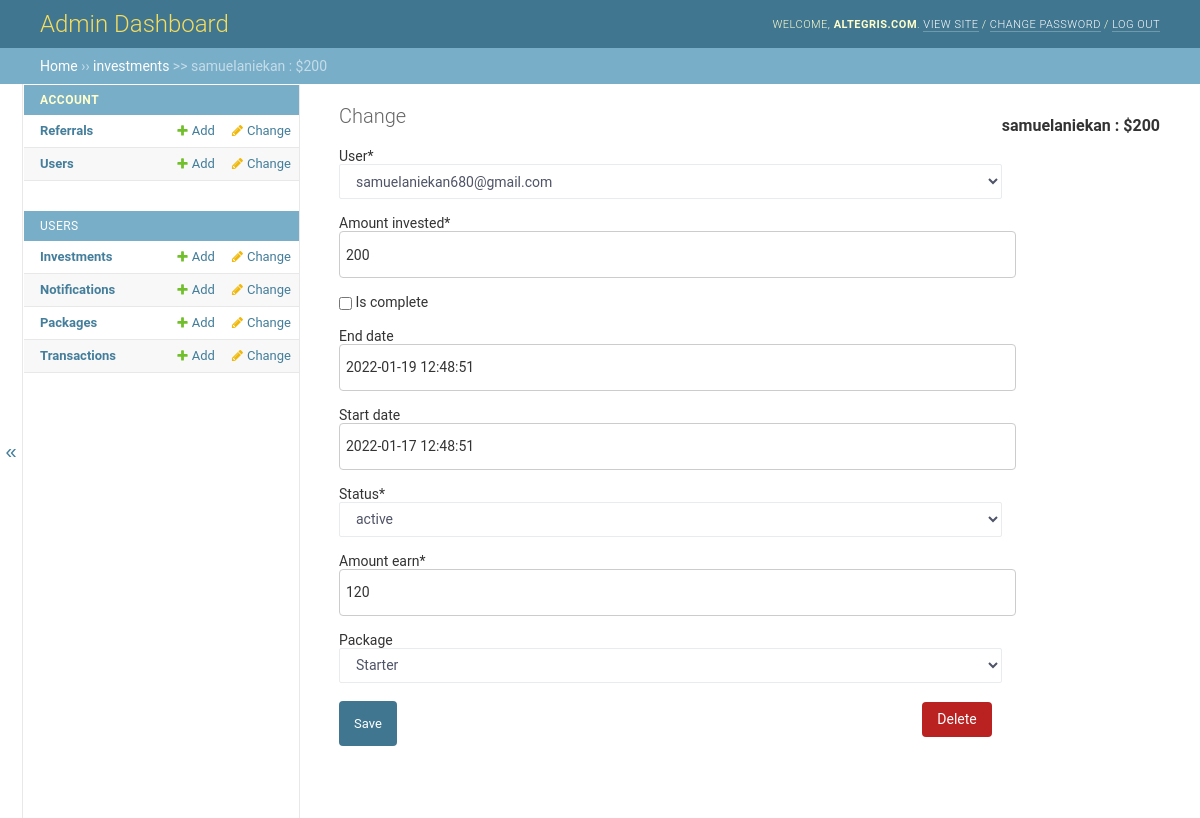
The app's page /sadmin/users_app/investments/2/change/ (signed in) with its own data.
### users_app/models.py (models this page shows, shortened)
class Investments(models.Model):
    user =  models.ForeignKey(Account, on_delete = models.CASCADE)
    amount_invested = models.IntegerField(default=10)
    date = models.DateTimeField(auto_now_add=True)
    is_complete = models.BooleanField(default=False)
    end_date =  models.DateTimeField(blank=True,null=True)
    start_date =  models.DateTimeField(blank=True,null=True)
    status = models.CharField(max_length=40, choices=STATUS,default="inactive")
    amount_earn = models.IntegerField(default=0)
    package = models.ForeignKey(Packages,on_delete = models.CASCADE, related_name="pack" , blank=True, null=True)
    def strname(self):
        return f"{self.user.username} :  ${self.amount_invested}"

### account_app/models.py (models this page shows, shortened)
class Account(AbstractUser):
    email       = models.EmailField(verbose_name='email', max_length=60, unique=True )
    zipcode    = models.CharField(max_length=30,blank=True,null=True)
    country    = models.CharField(max_length=100,blank=True,null=True)
    fullname    = models.CharField(max_length=100,blank=True,null=True)
    address    = models.CharField(max_length=100,blank=True,null=True)
    gender    = models.CharField(max_length=100,blank=True,null=True)
    state    = models.CharField(max_length=100,blank=True,null=True)
    city    = models.CharField(max_length=100,blank=True,null=True)
    date_of_birth = models.CharField(max_length=100,blank=True,null=True)
    phone = models.CharField(max_length=30, blank=True,null=True,unique=True)
    balance = models.IntegerField(default=0, blank=True,null=True)
    deposite_balance = models.IntegerField(default=0, blank=True,null=True)
    total_amount_invested = models.IntegerField(default=0, blank=True,null=True)
    total_investement_count = models.IntegerField(default=0, blank=True,null=True)
    withdraw_total = models.IntegerField(default=0, blank=True,null=True)
    is_email_verifield = models.BooleanField(default=False)
    bonus = models.IntegerField(default=0,blank=True,null=True)
    refferal = models.IntegerField(default=0,blank=True,null=True)
    recom_user_bonus = models.IntegerField(default=0,blank=True,null=True)
    def __str__(self):
        return self.email

### admin_app/views.py (the view)
# urls.py: path('sadmin/<str:app_name>/investments/<int:pk>/change/', views.edit_investments, name='sadmin-edit-investments'),
@manager_required
def edit_investments(request,app_name,pk):
    mod = "investments"
    mod_name = str(mod).capitalize()
    model = apps.get_model(f'{app_name}',f'{mod_name}')
    obj = model.objects.get(pk=pk)
    if request.POST:
        form = InvestmentForm(request.POST,instance=obj)
        if form.is_valid():
            form.save()
            messages.success(request, ('Investment Updated'))
            return redirect(f"/sadmin/{app_name}/{mod}/{pk}/change/")
    else:
        form = InvestmentForm(instance=obj)
    context = {
        "form" : form,
        "obj" : obj,
        'mod_sm': mod,
        'app_name_sm':app_name
    }
    return render(request, 'admin_app/edit_invest.html',context)

### admin_app/forms.py
class InvestmentForm(forms.ModelForm):
    class Meta:
        model = Investments
        fields = "__all__"

### users_app/models.py (called while the page is built)
    def __str__(self):
        return f"{self.name}"

### templates/admin_app/edit_invest.html (shortened to what this page needs)
{% load crispy_forms_tags %}
<!DOCTYPE html>
<html lang="en-us" dir="ltr">
<head>
    <link rel="stylesheet" type="text/css" href="/assets/sadmin/css/base.css">
    <link rel="stylesheet" type="text/css" href="/assets/sadmin/css/nav_sidebar.css">
    <link rel="stylesheet" type="text/css" href="/assets/sadmin/css/changelists.css">
    <link rel="stylesheet" type="text/css" href="/assets/sadmin/css/responsive.css">
</head>
<body class=" app-account_app model-referral change-list" data-admin-utc-offset="0">
    <div id="container">
        <div id="header">
            <div id="branding">
                <h1 id="site-name"><a href="/sadmin/">Admin Dashboard</a></h1>
            </div>
            <div id="user-tools">
                Welcome,
                <strong>altegris.com</strong>.
                <a href="http://127.0.0.1:8000/">View site</a> /
                <a href="http://127.0.0.1:8000/admin/password_change/">Change password</a> /
                <a href="http://127.0.0.1:8000/admin/logout/">Log out</a>
            </div>
        </div>
        <div class="breadcrumbs">
            <a href="/sadmin/">Home</a> ›› {{app_name}} <a href="/sadmin/{{app_name_sm}}/{{mod_sm}}/">{{mod_sm}}</a> >> {{obj.strname}}
        </div>
        <div class="main shifted" id="main">
            <button class="sticky toggle-nav-sidebar" id="toggle-nav-sidebar" aria-label="Toggle navigation"></button>
            <nav class="sticky" id="nav-sidebar">
                <div class="app-account_app module current-app">
                    <table>
                        <caption>
                            <a href="#" class="section" title="Models in the Account_App application">Account</a>
                        </caption>
                        <tbody>
                            <tr class="model-referral">
                                <th scope="row"><a href="/sadmin/account_app/referral/">Referrals</a></th>
                                <td><a href="/sadmin/account_app/referral/add/" class="addlink">Add</a></td>
                                <td><a href="/sadmin/account_app/referral/" class="changelink">Change</a></td>
                            </tr>
                            <tr class="model-account">
                                <th scope="row"><a href="/sadmin/account_app/account/">Users</a></th>
                                <td><a href="/sadmin/account_app/account/add/" class="addlink">Add</a></td>
                                <td><a href="/sadmin/account_app/account/" class="changelink">Change</a></td>
                            </tr>
                        </tbody>
                    </table>
                </div>
                <div class="app-users_app module">
                    <table>
                        <caption>
                            <a href="#" class="section" title="Models in the Users_App application">Users </a>
                        </caption>
                        <tbody>
                            <tr class="model-investments">
                                <th scope="row"><a href="/sadmin/users_app/investments/">Investments</a></th>
                                <td><a href="/sadmin/users_app/investments/add/" class="addlink">Add</a></td>
                                <td><a href="/sadmin/users_app/investments/" class="changelink">Change</a></td>
                            </tr>
                            <tr class="model-notification">
                                <th scope="row"><a href="/sadmin/users_app/notification/">Notifications</a></th>
                                <td><a href="/sadmin/users_app/notification/add/" class="addlink">Add</a></td>
                                <td><a href="/sadmin/users_app/notification/" class="changelink">Change</a></td>
                            </tr>
                            <tr class="model-packages">
                                <th scope="row"><a href="/sadmin/users_app/packages/">Packages</a></th>
                                <td><a href="/sadmin/users_app/packages/add/" class="addlink">Add</a></td>
                                <td><a href="/sadmin/users_app/packages/" class="changelink">Change</a></td>
                            </tr>
                            <tr class="model-transactions">
                                <th scope="row"><a href="/sadmin/users_app/transactions/">Transactions</a></th>
                                <td><a href="/sadmin/users_app/transactions/add/" class="addlink">Add</a></td>
                                <td><a href="/sadmin/users_app/transactions/" class="changelink">Change</a></td>
                            </tr>
                        </tbody>
                    </table>
                </div>
            </nav>
            <div class="content">
                <div id="content" class="">
                    <h1>Change {{mod}} </h1>
                    <div id="content-main">
                        <ul class="object-tools">
                            <h2>{{obj.strname}}</h2>
                        </ul>
                        <div class="module" id="changelist">
                            <div class="changelist-form-container">
                                <form action="" method="post" class="mt-5" novalidate>
                                    {% csrf_token %} {{form|crispy}}
                                    <div class=" " style="display: flex; justify-content: space-between;">
                                        <input type="submit" value="Save" class="default" name="_save">
                                        <p class="deletelink-box"><a href="/sadmin/{{app_name_sm}}/{{mod_sm}}/{{obj.id}}/delete/" class="deletelink">Delete</a></p>
                                    </div>
                                </form>
                            </div>
                        </div>
                    </div>
                    <br class="clear">
                </div>
                <div id="footer"></div>
            </div>
        </div>
    </div>
</body>
</html>

### assets/sadmin/css/nav_sidebar.css (style rules this page uses)
.sticky { position: sticky; top: 0; max-height: 100vh; }
.toggle-nav-sidebar { z-index: 20; left: 0; display: flex; align-items: center; justify-content: center; flex: 0 0 23px; width: 23px; border: 0; border-right: 1px solid var(--hairline-color); background-color: var(--body-bg); cursor: pointer; font-size: 20px; color: var(--link-fg); padding: 0; }
#nav-sidebar { z-index: 15; flex: 0 0 275px; left: -276px; margin-left: -276px; border-top: 1px solid transparent; border-right: 1px solid var(--hairline-color); background-color: var(--body-bg); overflow: auto; }
.toggle-nav-sidebar::before { content: '\00BB'; }
.main.shifted .toggle-nav-sidebar::before { content: '\00AB'; }
.main.shifted > #nav-sidebar { left: 24px; margin-left: 0; }
#nav-sidebar .module th { width: 100%; overflow-wrap: anywhere; }
#nav-sidebar .module th, #nav-sidebar .module caption { padding-left: 16px; }
#nav-sidebar .module td { white-space: nowrap; }
#nav-sidebar .current-app .section:link, #nav-sidebar .current-app .section:visited { color: var(--header-color); font-weight: bold; }
.main > #nav-sidebar + .content { max-width: calc(100% - 23px); }
.main.shifted > #nav-sidebar + .content { max-width: calc(100% - 299px); }

### assets/sadmin/css/changelists.css (style rules this page uses)
#changelist { display: flex; align-items: flex-start; justify-content: space-between; }
#changelist .changelist-form-container { flex: 1 1 auto; min-width: 0; }

### assets/sadmin/css/responsive.css (style rules this page uses)
input[type="submit"], button { -webkit-appearance: none; appearance: none; }

### templates/admin_app/edit_invest.html (style rules this page uses)
a.deletelink { display: block; background: var(--delete-button-bg); border-radius: 4px; padding: 10px 15px; height: 15px; line-height: 15px; color: #fff !important; }
.form-group { margin-bottom: 1rem; }
.form-control { display: block; width: 100%; height: calc(1.5em + 0.75rem + 2px); padding: 0.375rem 0.75rem; font-size: 0.875rem; font-weight: 400; line-height: 1.5; color: #4F5467; background-color: #fff; background-clip: padding-box; border: 1px solid #e9ecef; border-radius: 2px; -webkit-transition: border-color 0.15s ease-in-out, -webkit-box-shadow 0.15s ease-in-out; transition: border-color 0.15s ease-in-out, -webkit-box-shadow 0.15s ease-in-out; -o-transition: border-color 0.15s ease-in-out, box-shadow 0.15s ease-in-out; transition: border-color 0.15s ease-in-out, box-shadow 0.15s ease-in-out; transition: border-color 0.15s ease-in-out, box-shadow 0.15s ease-in-out, -webkit-box-shadow 0.15s ease-in-out; }
.form-control::placeholder { color: #6c757d; opacity: 1; }

### records on screen
Investments: strname "samuelaniekan : $200", user "samuelaniekan680@gmail.com", amount_invested "200", end_date "2022-01-19 12:48:51", start_date "2022-01-17 12:48:51", status "active", amount_earn "120", package "Starter"

### other values on screen
{{ mod_sm }} "investments"
